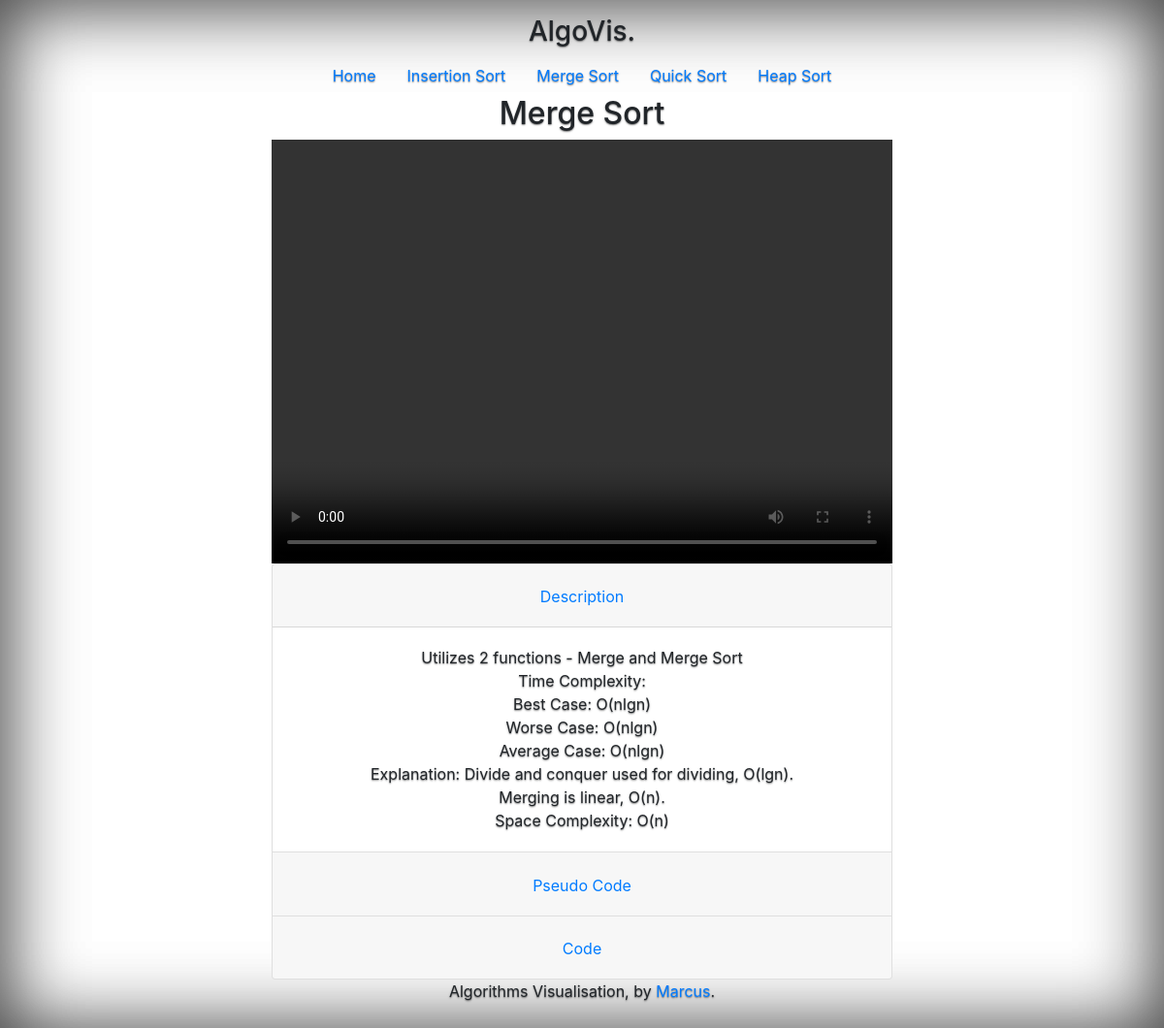
/mergesort/, run on the app's committed database.
### algo/models.py (models this page shows)
class Algo(models.Model):
    name = models.CharField(max_length=100)
    description = models.TextField()
    pseudocode = models.TextField()
    video = models.TextField()
    code = models.TextField()

### algo/views.py (the view)
# urls.py: path('mergesort/', plotMergeSort, name='plotMergeSort'),
def plotMergeSort(request):
    mergesort = Algo.objects.filter(name = 'Merge Sort')[0]
    context = {
        'title': mergesort.name,
        'algo': mergesort.video,
        'description': {
            'description' : mergesort.description,
            'pseudo' : mergesort.pseudocode,
            'code': mergesort.code,
        }
    }
    return render(request, 'algo/index.html', context)

### algo/templates/algo/index.html (shortened to what this page needs)
<!DOCTYPE html>
<html lang="en">
<head>
    <link rel="stylesheet" href="https://stackpath.bootstrapcdn.com/bootstrap/4.4.1/css/bootstrap.min.css">
    {% load static %}
    <link rel="stylesheet" type="text/css" href="{% static 'algo/style.css' %}">
</head>
<body class="text-center">
  <div  class="cover-container d-flex h-100 p-3 mx-auto flex-column">
    <header class="masthead mb-auto">
      <div class="inner">
        <h3 class="masthead-brand" >AlgoVis.</h3>
        <nav class="nav nav-masthead justify-content-center">
          <a class="nav-link active" href="{% url 'algo:index' %}">Home</a>
          <a class="nav-link" href="{% url 'algo:plotInsertionSort' %}">Insertion Sort</a>
          <a class="nav-link" href="{% url 'algo:plotMergeSort' %}">Merge Sort</a>
          <a class="nav-link" href="{% url 'algo:plotQuickSort' %}">Quick Sort</a>
          <a class="nav-link" href="{% url 'algo:plotHeapSort' %}">Heap Sort</a>
        </nav>
      </div>
    </header>
    <h2>{{title}}</h2>
    {{algo | safe}}
    {% if description %}
    <div class="accordion" id="accordionExample">
      <div class="card">
        <div class="card-header" id="headingOne">
          <h2 class="mb-0">
            <button class="btn btn-link" type="button" data-toggle="collapse" data-target="#collapseOne" aria-expanded="true" aria-controls="collapseOne">
              Description
            </button>
          </h2>
        </div>
        <div id="collapseOne" class="collapse show" aria-labelledby="headingOne" data-parent="#accordionExample">
          <div class="card-body">
            {{description.description | safe}}
          </div>
        </div>
      </div>
      <div class="card">
        <div class="card-header" id="headingTwo">
          <h2 class="mb-0">
            <button class="btn btn-link collapsed" type="button" data-toggle="collapse" data-target="#collapseTwo" aria-expanded="false" aria-controls="collapseTwo">
              Pseudo Code
            </button>
          </h2>
        </div>
      </div>
      <div class="card">
        <div class="card-header" id="headingThree">
          <h2 class="mb-0">
            <button class="btn btn-link collapsed" type="button" data-toggle="collapse" data-target="#collapseThree" aria-expanded="false" aria-controls="collapseThree">
              Code
            </button>
          </h2>
        </div>
      </div>
    </div>
    {% endif %}
    <footer class="mastfoot mt-auto">
      <div class="inner">
        <p>Algorithms Visualisation, by <a href="https://github.com/marckii8888" target="blank">Marcus</a>.</p>
      </div>
    </footer>
  </div>
</body>
</html>

### algo/static/algo/style.css (style rules this page uses)
:root { --blue: #007bff; --indigo: #6610f2; --purple: #6f42c1; --pink: #e83e8c; --red: #dc3545; --orange: #fd7e14; --yellow: #ffc107; --green: #28a745; --teal: #20c997; --cyan: #17a2b8; --white: #fff; --gray: #6c757d; --gray-dark: #343a40; --primary: #007bff; --secondary: #6c757d; --success: #28a745; --info: #17a2b8; --warning: #ffc107; --danger: #dc3545; --light: #f8f9fa; --dark: #343a40; --breakpoint-xs: 0; --breakpoint-sm: 576px; --breakpoint-md: 768px; --breakpoint-lg: 992px; --breakpoint-xl: 1200px; --font-family-sans-serif: -apple-system,BlinkMacSystemFont,"Segoe UI",Roboto,"Helvetica Neue",Arial,sans-serif,"Apple Color Emoji","Segoe UI Emoji","Segoe UI Symbol"; --font-family-monospace: SFMono-Regular,Menlo,Monaco,Consolas,"Liberation Mono","Courier New",monospace; }
html, body { height: 100vh; box-shadow: inset 0 0 5rem rgba(0, 0, 0, .5); overflow: auto; }
html { font-family: sans-serif; line-height: 1.15; -webkit-text-size-adjust: 100%; -ms-text-size-adjust: 100%; -ms-overflow-style: scrollbar; -webkit-tap-highlight-color: transparent; }
body { display: block; display: -ms-flexbox; display: -webkit-box; display: flex; -ms-flex-pack: center; -webkit-box-pack: center; justify-content: center; color: #212529; text-shadow: 0 0.05rem 0.1rem rgba(0, 0, 0, .5); position: relative; }

### data on the page
Algo: name "Merge Sort", description "Utilizes 2 functions - Merge and Merge Sort Time Complexity: Best Case: O(nlgn) Worse Case: O(nlgn) Average Case: O(nlgn) Explanation: Divide and conquer used for dividing, O(lgn). Merging is linear, O(n). Space Complexity: O(n)"
